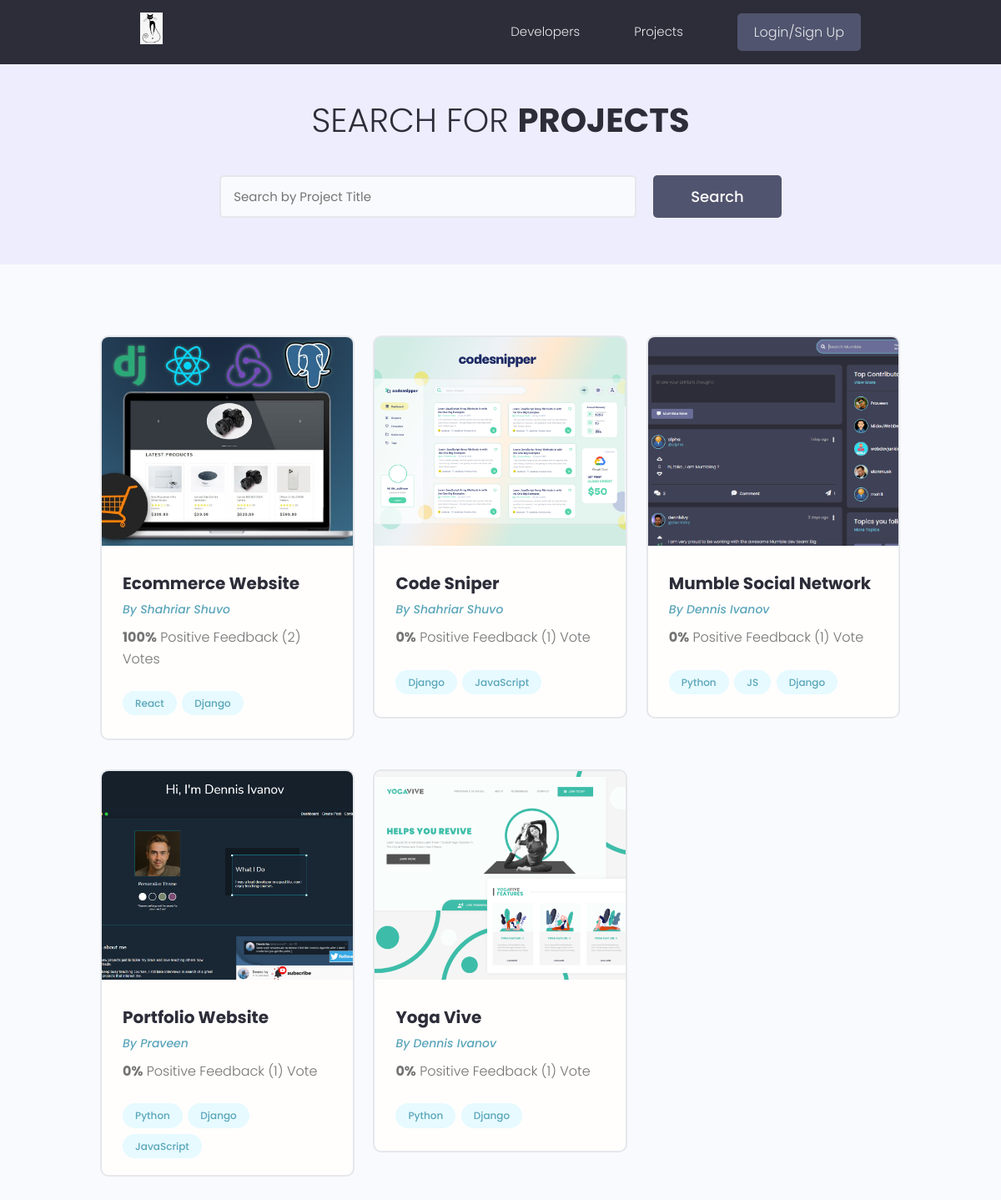
The page /projects/ on the database as committed earlier.
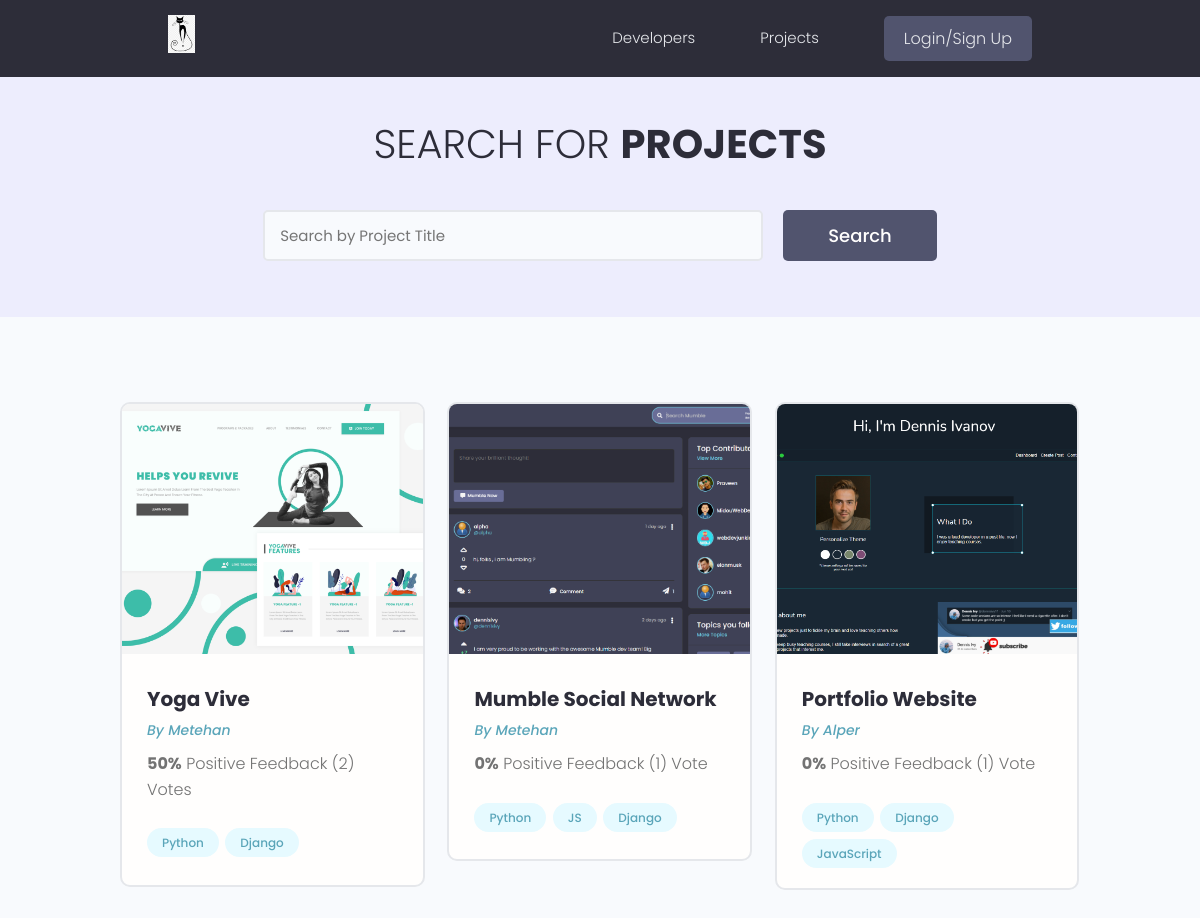
The same page on the database as committed later.
### projects/models.py (models this page shows, shortened)
class Project(models.Model):
    owner = models.ForeignKey(
        Profile, null=True, blank=True, on_delete=models.CASCADE)
    title = models.CharField(max_length=200)
    description = models.TextField(null=True, blank=True)
    featured_image = models.ImageField(
        null=True, blank=True, default="default.jpg")
    demo_link = models.CharField(max_length=2000, null=True, blank=True)
    source_link = models.CharField(max_length=2000, null=True, blank=True)
    tags = models.ManyToManyField('Tag', blank=True)
    vote_total = models.IntegerField(default=0, null=True, blank=True)
    vote_ratio = models.IntegerField(default=0, null=True, blank=True)
    created = models.DateTimeField(auto_now_add=True)
    id = models.UUIDField(default=uuid.uuid4, unique=True,
                          primary_key=True, editable=False)
    class Meta:
        ordering = ['-vote_ratio', '-vote_total', 'title']
    @property
    def imageURL(self):
        try:
            url = self.featured_image.url
        except:
            url = ''
        return url

class Tag(models.Model):
    name = models.CharField(max_length=200)
    created = models.DateTimeField(auto_now_add=True)
    id = models.UUIDField(default=uuid.uuid4, unique=True,
                          primary_key=True, editable=False)
    def __str__(self):
        return self.name

### users/models.py (models this page shows, shortened)
class Profile(models.Model):
    user = models.OneToOneField(
        User, on_delete=models.CASCADE, null=True, blank=True)
    name = models.CharField(max_length=200, blank=True, null=True)
    email = models.EmailField(max_length=500, blank=True, null=True)
    username = models.CharField(max_length=200, blank=True, null=True)
    location = models.CharField(max_length=200, blank=True, null=True)
    short_intro = models.CharField(max_length=200, blank=True, null=True)
    bio = models.TextField(blank=True, null=True)
    profile_image = models.ImageField(
        null=True, blank=True, upload_to='profiles/', default="profiles/user-default.png")
    social_github = models.CharField(max_length=200, blank=True, null=True)
    social_twitter = models.CharField(max_length=200, blank=True, null=True)
    social_linkedin = models.CharField(max_length=200, blank=True, null=True)
    social_youtube = models.CharField(max_length=200, blank=True, null=True)
    social_website = models.CharField(max_length=200, blank=True, null=True)
    created = models.DateTimeField(auto_now_add=True)
    id = models.UUIDField(default=uuid.uuid4, unique=True,
                          primary_key=True, editable=False)
    class Meta:
        ordering = ['created']

### projects/views.py (the view)
# urls.py: path('projects/', views.getProjects),
def projects(request):
    projects, search_query = searchProjects(request)
    custom_range, projects = paginateProjects(request, projects, 6)
    context = {'projects': projects,
               'search_query': search_query, 'custom_range': custom_range}
    return render(request, 'projects/projects.html', context)

### projects/utils.py (called while the page is built)
def paginateProjects(request, projects, results):
    page = request.GET.get('page')
    paginator = Paginator(projects, results)
    try:
        projects = paginator.page(page)
    except PageNotAnInteger:
        page = 1
        projects = paginator.page(page)
    except EmptyPage:
        page = paginator.num_pages
        projects = paginator.page(page)
    leftIndex = (int(page) - 4)
    if leftIndex < 1:
        leftIndex = 1
    rightIndex = (int(page) + 5)
    if rightIndex > paginator.num_pages:
        rightIndex = paginator.num_pages + 1
    custom_range = range(leftIndex, rightIndex)
    return custom_range, projects

def searchProjects(request):
    search_query = ''
    if request.GET.get('search_query'):
        search_query = request.GET.get('search_query')
    tags = Tag.objects.filter(name__icontains=search_query)
    projects = Project.objects.distinct().filter(
        Q(title__icontains=search_query) |
        Q(description__icontains=search_query) |
        Q(owner__name__icontains=search_query) |
        Q(tags__in=tags)
    )
    return projects, search_query

### projects/templates/projects/projects.html (shortened to what this page needs)
{% extends 'main.html' %}
{% block content %}
<main class="projects">
    <section class="hero-section text-center">
        <div class="container container--narrow">
            <div class="hero-section__box">
                <h2>Search for <span>Projects</span></h2>
            </div>
            <div class="hero-section__search">
                <form id='searchForm' class="form" action="{% url 'projects' %}" method="get">
                    <div class="form__field">
                        <input class="input input--text" id="formInput#search" type="text" name="search_query"
                            placeholder="Search by Project Title" value="{{search_query}}" />
                    </div>
                    <input class="btn btn--sub btn--lg" type="submit" value="Search" />
                </form>
            </div>
        </div>
    </section>
    <section class="projectsList">
        <div class="container">
            <div class="grid grid--three">
                {% for project in projects %}
                <div class="column">
                    <div class="card project">
                        <a href="{% url 'project' project.id %}" class="project">
                            <img class="project__thumbnail" src="{{project.imageURL}}" alt="project thumbnail" />
                            <div class="card__body">
                                <h3 class="project__title">{{project.title}}</h3>
                                <p><a class="project__author" href="{% url 'user-profile' project.owner.id %}">By
                                        {{project.owner.name}}</a>
                                </p>
                                <p class="project--rating">
                                    <span style="font-weight: bold;">{{project.vote_ratio}}%</span> Positive
                                    Feedback ({{project.vote_total}}) Vote{{project.vote_total|pluralize:"s"}}
                                </p>
                                <div class="project__tags">
                                    {% for tag in project.tags.all %}
                                    <span class="tag tag--pill tag--main">
                                        <small>{{tag}}</small>
                                    </span>
                                    {% endfor %}
                                </div>
                            </div>
                        </a>
                    </div>
                </div>
                {% endfor %}
            </div>
        </div>
    </section>
</main>
{% endblock %}

### templates/main.html (shortened to what this page needs)
<!DOCTYPE html>
{% load static %}
<html>
<head>
    <link rel="stylesheet" href="https://cdn.iconmonstr.com/1.3.0/css/iconmonstr-iconic-font.min.css" />
    <link rel="stylesheet" href="{% static 'uikit/styles/uikit.css' %}" />
    <link rel="stylesheet" href="{% static 'styles/app.css' %}" />
</head>
<body>
    {% include 'navbar.html' %}
    {% block content %}
    {% endblock content %}
</body>
</html>

### templates/navbar.html (shortened to what this page needs)
{% load static %}
<header class="header">
    <div class="container container--narrow">
        <a href="{% url 'profiles' %}" class="header__logo">
            <img src="{% static 'images/kedi.png' %} " alt="Cats Logo" />
        </a>
        <nav class="header__nav">
            <ul class="header__menu">
                <li class="header__menuItem"><a href="{% url 'profiles' %}">Developers</a></li>
                <li class="header__menuItem"><a href="{% url 'projects' %}">Projects</a></li>
                {% if request.user.is_authenticated %}
                <li class="header__menuItem"><a href="{% url 'inbox' %}">Inbox</a></li>
                <li class="header__menuItem"><a href="{% url 'account' %}">Account</a></li>
                <li class="header__menuItem"><a href="{% url 'logout' %}" class="btn btn--sub">Logout</a></li>
                {% else %}
                <li class="header__menuItem"><a href="{% url 'login' %}" class="btn btn--sub">Login/Sign Up</a></li>
                {% endif %}
            </ul>
        </nav>
    </div>
</header>

### static/styles/app.css (style rules this page uses)
:root { --color-sub: #2d2d39; }
.btn--sub { background-color: var(--color-sub-light); }
.card { border: 2px solid var(--color-light); }
img { width: 100%; }
.header { position: sticky; z-index: 111; background-color: var(--color-sub); padding: 1.5rem 0; }
.header > .container { display: flex; justify-content: space-between; align-items: center; }
.header__logo > img { height: 3.8rem; }
.header__nav > ul { display: inline-flex; align-items: center; list-style: none; gap: 6.5rem; }
.header__menuItem > a { color: var(--color-light); font-weight: 300; }
.hero-section { height: 40vh; display: flex; align-items: center; background-color: var(--color-sub); }
.hero-section__box { margin-bottom: 4rem; }
.hero-section__box > h2, .hero-section__box > h2 > span { font-size: 4rem; color: var(--color-light); line-height: 1.3; text-transform: uppercase; }
.hero-section__box > h2 { font-weight: 300; }
.hero-section__box > h2 > span { font-weight: 700; }
.hero-section__search > .form { display: flex; align-items: center; justify-content: center; gap: 2rem; }
.hero-section__search > .form input.input--text { width: 50rem; }
.project__author { font-size: 1.4rem; font-style: italic; }
.project--rating { margin-bottom: 1.6em; margin-top: .5em; }
.projects > .hero-section { background: var(--color-sub-lighter); height: 30vh; }
.projects .hero-section__box { margin-bottom: 2.5rem; }
.projects .hero-section__box > h2 { color: var(--color-sub); }
.projects .hero-section__box > h2 > span { font-weight: 700; color: var(--color-sub); }
.projectsList { margin-top: 8rem; }
.project__thumbnail { height: 25rem; object-fit: cover; object-position: top center; }
.project__title { font-size: 2rem; font-weight: 700; color: var(--color-sub); }

### static/uikit/styles/modules/_variables.css (style rules this page uses)
:root { --color-main: #5aa5b9; --color-main-light: #e6faff; --color-sub: #3f4156; --color-sub-light: #51546e; --color-sub-lighter: #ededfd; --color-text: #737373; --color-gray: #8b8b8b; --color-light: #e5e7eb; --color-light-gray: #767676; --color-bg: #f8fafd; --color-white: #fffefd; --color-white-light: #f3f3f3; --color-success: #359e64; --color-success-bg: #def8e8; --color-error: #fc4b0b; --color-error-bg: #fff2ee; --font-base: 'Poppins', arial, helvetica, 'Segoe UI', roboto, ubuntu, sans-serif; --font-monospace: 'Fira Code', 'Courier New', courier, monospace; --font-regular: 300; --font-medium: 500; --font-bold: 700; --generic-shadow: 1px 1px 5px #00000010; --generic-transition: all 0.3s ease-in-out; }

### static/uikit/styles/modules/_base.css (style rules this page uses)
* { margin: 0; padding: 0; box-sizing: border-box; text-rendering: optimizeLegibility; color: inherit; font-size: inherit; }
html { font-size: 50%; }
@media only screen and (min-width: 480px) { html { font-size: 56.25%; } }
@media only screen and (min-width: 1200px) { html { font-size: 62.5%; } }
body { line-height: 1.6; font-weight: 400; font-size: 1.5rem; color: var(--color-text); background-color: var(--color-bg); min-height: 100vh; }

### static/uikit/styles/modules/_typography.css (style rules this page uses)
* { font-family: var(--font-base); }
h2 { font-size: 3.6rem; font-weight: var(--font-bold); }
h3 { font-size: 3.2rem; font-weight: var(--font-medium); }
p, span, strong { font-size: 1.6rem; color: var(--color-text); font-weight: var(--font-regular); }
a { padding-bottom: 2px; text-decoration: none; display: inline-block; color: var(--color-main); font-weight: var(--font-medium); }

### static/uikit/styles/modules/_utilities.css (style rules this page uses)
.container { width: 92%; max-width: 165rem; margin: 0 auto; box-sizing: border-box; }
.container--narrow { width: 92%; max-width: 120rem; }
@media screen and (min-width: 1000px) { .container { width: 90%; } }
@media screen and (min-width: 1000px) { .container--narrow { width: 85%; } }
@media screen and (min-width: 1200px) { .container { width: 80%; } }
@media screen and (min-width: 1200px) { .container--narrow { width: 72%; } }
.text-center { text-align: center; }

### static/uikit/styles/modules/_button.css (style rules this page uses)
.btn { display: inline-block; position: relative; cursor: pointer; background-color: var(--color-light); font-weight: var(--font-medium); color: var(--color-sub); text-decoration: none; padding: 1rem 2rem; border-radius: 0.5rem; border: none; width: -webkit-fit-content; width: -moz-fit-content; width: fit-content; height: -webkit-fit-content; height: -moz-fit-content; height: fit-content; font-size: 1.6rem; outline-width: 0; outline-color: transparent; -webkit-backface-visibility: hidden; backface-visibility: hidden; transition: all 0.3s ease-in-out; }
.btn--sub { background-color: var(--color-sub); color: var(--color-white); }
.btn--lg { font-size: 1.8rem; padding: 1.2rem 4.5rem; }

Rows that differ between the two databases and show on the page:
removed Project: imageURL (picture), title "Ecommerce Website", owner.name "Shahriar Shuvo", vote_ratio "100", vote_total "2", Tag (name "Django")
no longer on this page (row unchanged): Tag: name "React", shown under "Ecommerce Website"
removed Project: imageURL (picture), title "Code Sniper", owner.name "Shahriar Shuvo", vote_ratio "0", vote_total "1", Tag (name "Django"), Tag (name "JavaScript")
changed Project "Yoga Vive": owner.name "Dennis Ivanov" → "Metehan"; vote_ratio "0" → "50"; vote_total "1" → "2"; moves up the list
changed through a linked row, Project "Mumble Social Network": owner.name "Dennis Ivanov" → "Metehan"
changed through a linked row, Project "Portfolio Website": owner.name "Praveen" → "Alper"
